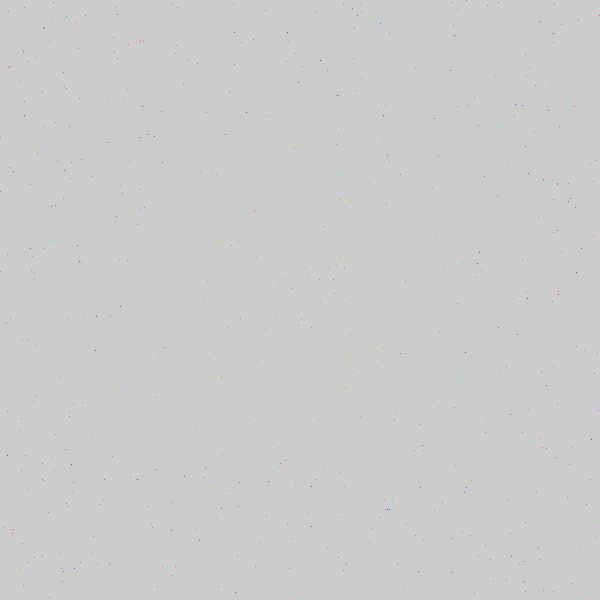
Frame 1 (no input)
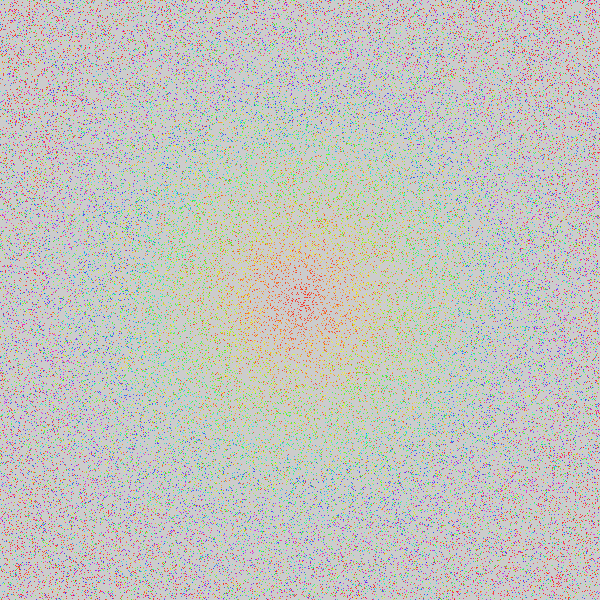
Frame 60 (the mouse pressed at the canvas centre just before this capture)
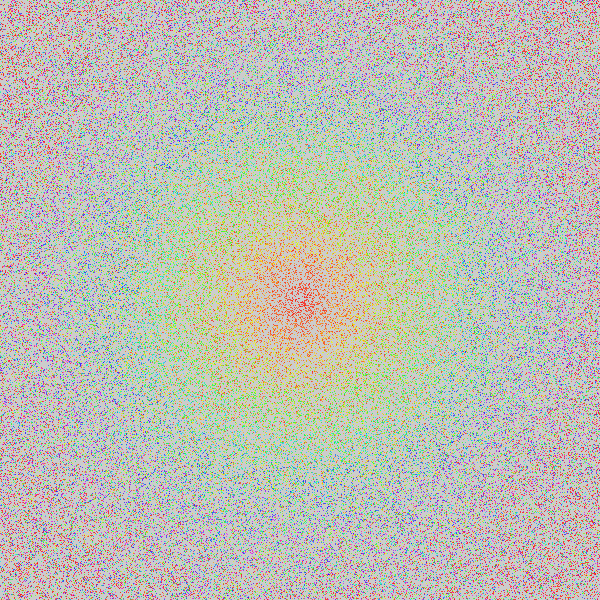
Frame 120 (the mouse held since frame 60 and released just before this capture)

The Processing sketch that drew these frames (run headless with seeded random() and noise(); from frame 60 on, the mouse is pressed at the canvas centre):

// Processing sketch: processing_187286
// ── processing_187286.pde

void setup(){
  
 size( 600, 600);
 colorMode(HSB) ;
}
void draw(){
 
for (int i =0; i <1000; i= i+1) {
  float x =random ( width);
float y =random ( height);
float d =dist(x,y, 300, 300);
float t =random (d);
stroke(t, 255, 255);
point( x, y);
}
}
